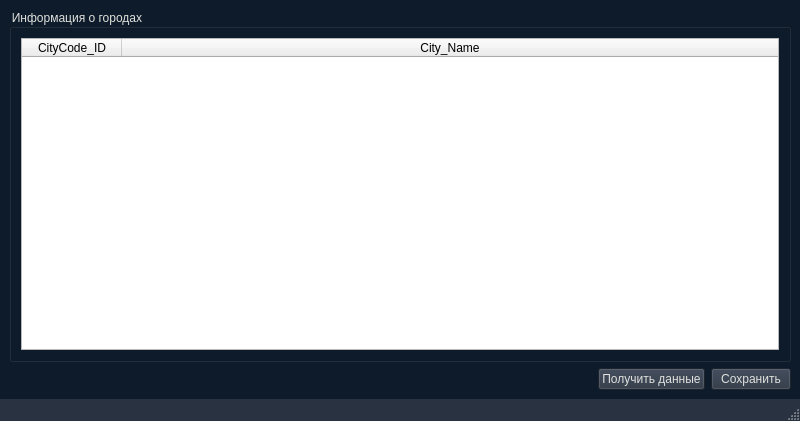
<?xml version="1.0" encoding="UTF-8"?>
<ui version="4.0">
 <class>w_InfoCity</class>
 <widget class="QMainWindow" name="w_InfoCity">
  <property name="geometry">
   <rect>
    <x>0</x>
    <y>0</y>
    <width>800</width>
    <height>421</height>
   </rect>
  </property>
  <property name="sizePolicy">
   <sizepolicy hsizetype="Fixed" vsizetype="Preferred">
    <horstretch>0</horstretch>
    <verstretch>0</verstretch>
   </sizepolicy>
  </property>
  <property name="minimumSize">
   <size>
    <width>800</width>
    <height>0</height>
   </size>
  </property>
  <property name="maximumSize">
   <size>
    <width>1020</width>
    <height>16777215</height>
   </size>
  </property>
  <property name="windowTitle">
   <string>Информация о городах</string>
  </property>
  <property name="windowIcon">
   <iconset>
    <normaloff>:/newPrefix/icons/organization.png</normaloff>:/newPrefix/icons/organization.png</iconset>
  </property>
  <property name="styleSheet">
   <string notr="true">.QMainWindow #centralwidget{
background-color:#0D1B2A;
}

.QPushButton{
	background-color:#293241;
	color:#E0E1DD;
}
#statusbar{
background-color:#293241;
}

#menubar{
color:black;
font-weight:bold;
}

.QGroupBox{
	color:#E0E1DD
}

.QPushButton:hover{
	background-color:#1b263b;
}

#statusbar{
	color:#E0E1DD;
}</string>
  </property>
  <widget class="QWidget" name="centralwidget">
   <layout class="QGridLayout" name="gridLayout">
    <item row="0" column="1">
     <widget class="QGroupBox" name="groupBox">
      <property name="title">
       <string>Информация о городах</string>
      </property>
      <layout class="QVBoxLayout" name="verticalLayout">
       <item>
        <widget class="QTableWidget" name="tw_ViewCities">
         <property name="frameShape">
          <enum>QFrame::StyledPanel</enum>
         </property>
         <property name="frameShadow">
          <enum>QFrame::Sunken</enum>
         </property>
         <property name="horizontalScrollBarPolicy">
          <enum>Qt::ScrollBarAsNeeded</enum>
         </property>
         <property name="sizeAdjustPolicy">
          <enum>QAbstractScrollArea::AdjustIgnored</enum>
         </property>
         <property name="showGrid">
          <bool>true</bool>
         </property>
         <property name="gridStyle">
          <enum>Qt::SolidLine</enum>
         </property>
         <property name="rowCount">
          <number>0</number>
         </property>
         <attribute name="horizontalHeaderCascadingSectionResizes">
          <bool>false</bool>
         </attribute>
         <attribute name="horizontalHeaderDefaultSectionSize">
          <number>100</number>
         </attribute>
         <attribute name="horizontalHeaderStretchLastSection">
          <bool>true</bool>
         </attribute>
         <column>
          <property name="text">
           <string>CityCode_ID</string>
          </property>
         </column>
         <column>
          <property name="text">
           <string>City_Name</string>
          </property>
         </column>
        </widget>
       </item>
      </layout>
     </widget>
    </item>
    <item row="1" column="1">
     <layout class="QHBoxLayout" name="horizontalLayout_2">
      <item>
       <spacer name="horizontalSpacer">
        <property name="orientation">
         <enum>Qt::Horizontal</enum>
        </property>
        <property name="sizeHint" stdset="0">
         <size>
          <width>40</width>
          <height>20</height>
         </size>
        </property>
       </spacer>
      </item>
      <item>
       <widget class="QPushButton" name="btn_GetData">
        <property name="sizePolicy">
         <sizepolicy hsizetype="Fixed" vsizetype="Fixed">
          <horstretch>0</horstretch>
          <verstretch>0</verstretch>
         </sizepolicy>
        </property>
        <property name="minimumSize">
         <size>
          <width>29</width>
          <height>0</height>
         </size>
        </property>
        <property name="maximumSize">
         <size>
          <width>200</width>
          <height>16777215</height>
         </size>
        </property>
        <property name="autoFillBackground">
         <bool>false</bool>
        </property>
        <property name="text">
         <string>Получить данные</string>
        </property>
        <property name="checkable">
         <bool>false</bool>
        </property>
       </widget>
      </item>
      <item>
       <widget class="QPushButton" name="btn_SaveData">
        <property name="text">
         <string>Сохранить</string>
        </property>
       </widget>
      </item>
     </layout>
    </item>
   </layout>
  </widget>
  <widget class="QMenuBar" name="menubar">
   <property name="geometry">
    <rect>
     <x>0</x>
     <y>0</y>
     <width>800</width>
     <height>22</height>
    </rect>
   </property>
  </widget>
  <widget class="QStatusBar" name="statusbar"/>
 </widget>
 <resources>
  <include location="../../../AppData/AppData/Desktop/qt/icons.qrc"/>
 </resources>
 <connections/>
</ui>
